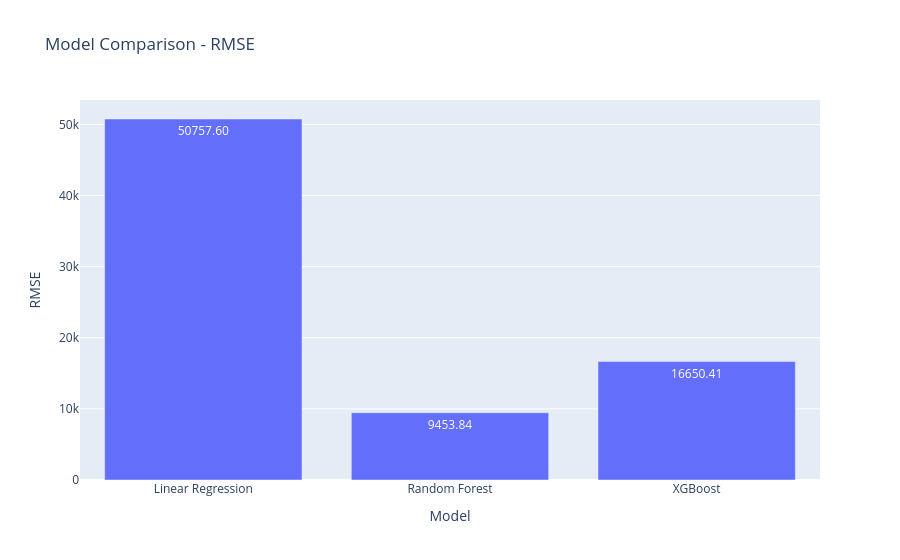

The notebook cell this image was saved under:
### Code cell
fig = px.bar(
    results,
    x="Model",
    y="RMSE",
    title="Model Comparison - RMSE",
    text_auto=".2f"
)

fig.show()

### Figure 1 — Plotly figure (JSON) as saved in the notebook; plotly's stock layout.template omitted (floating-point values rounded to 4 significant figures)
{"data": [{"hovertemplate": "Model=%{x}<br>RMSE=%{y}<extra></extra>", "legendgroup": "", "marker": {"color": "#636efa", "pattern": {"shape": ""}}, "name": "", "orientation": "v", "showlegend": false, "textposition": "auto", "texttemplate": "%{y:.2f}", "type": "bar", "x": ["Linear Regression", "Random Forest", "XGBoost"], "xaxis": "x", "y": [50760.0, 9454.0, 16650.0], "yaxis": "y"}], "layout": {"barmode": "relative", "legend": {"tracegroupgap": 0}, "title": {"text": "Model Comparison - RMSE"}, "xaxis": {"anchor": "y", "domain": [0, 1], "title": {"text": "Model"}}, "yaxis": {"anchor": "x", "domain": [0, 1], "title": {"text": "RMSE"}}}}
